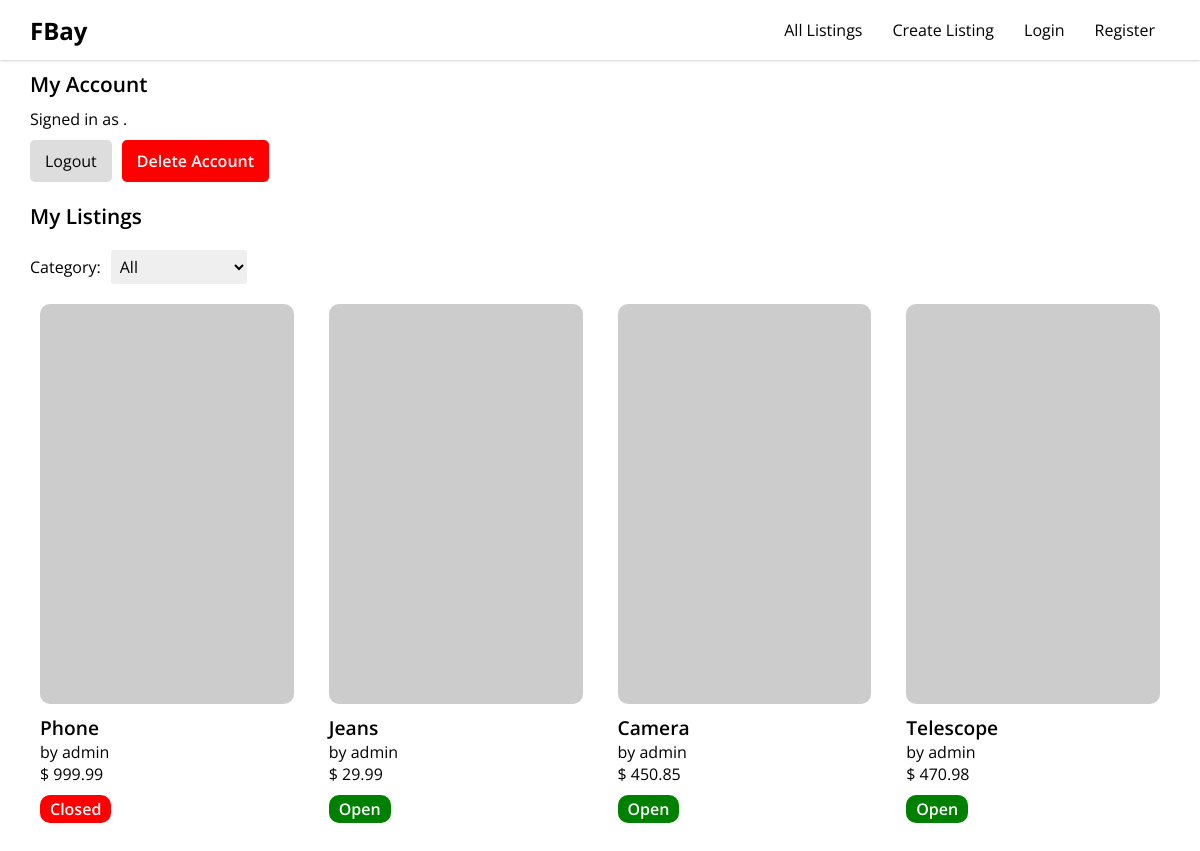
Screenshot of /account/1 with the database file from the repository.
### auctions/models.py (models this page shows)
class Listing(models.Model):
    id = models.AutoField(primary_key=True)
    title = models.CharField(max_length=100, blank=True, null=True)
    userID = models.IntegerField(blank=True, null=True)
    username = models.CharField(max_length=100, blank=True, null=True)
    category = models.CharField(max_length=30, blank=True, null=True)
    baseBid = models.FloatField(blank=True, null=True)
    dateCreated = models.DateTimeField(auto_now_add=True, blank=True, null=True)
    image = models.ImageField(null=True, blank=True) #uploads_to= (media)
    userKey = models.ForeignKey(User, on_delete=models.CASCADE)
    isClosed = models.BooleanField(auto_created=False,  blank=True, null=False)
    description = models.CharField(max_length=1000, blank=True, null=True)

### auctions/views.py (the view)
# urls.py: path('account/<userID>', views.renderAccountPage, name='renderAccountPage'),
def renderAccountPage(request, userID):
    if  User.objects.filter(id=userID).exists():
        filter = request.GET.get('filter','null')
        if(filter=='null' or filter=='all'):
            listings = Listing.objects.filter(userID=userID)
        else:
            listings = Listing.objects.filter(category=filter, userID=userID)
        payload = []
        for count in range(listings.count()):
            currentListingObject = listings[count]
            if Bid.objects.filter(listingID=currentListingObject.id ).exists():
                currentHighestBid = Bid.objects.filter(listingID=currentListingObject.id).aggregate(Max('bidValue')).get('bidValue__max')
            else:
                currentHighestBid = Listing.objects.get(id=currentListingObject.id).baseBid
            tempValue = {
                'currentHighestBid': currentHighestBid,
                'id': currentListingObject.id,
                'username': currentListingObject.username,
                'imageURL': str(currentListingObject.image),
                'isClosed': currentListingObject.isClosed,
                'title': currentListingObject.title
            }
            payload.append(tempValue)
        return render(request, 'auctions/Account/account.html', {'payload': payload, 'displayClosed' : True})
    else:
        return redirect('/404')

### auctions/templates/auctions/Account/account.html (shortened to what this page needs)
{% extends "auctions/layout.html" %}
{% load static %}
{% block body %}
    <section class="account center">
        <div class="account inner">
            <h2>My Account</h2>
            <div class="accountDetails">
                <p>Signed in as .</p>
                <div class="buttons">
                    <button id="Logout" onclick="handleLogout()">Logout</button>
                    <button id="DeleteAccount" onclick="handleDelete()">Delete Account</button>
                </div>
            </div>
            <h2>My Listings</h2>
            {% include '../Common/ProductGrid.html' %}
        </div>
    </section>
    <link rel="stylesheet" href="/static/auctions/account.css">
{% endblock %}

### auctions/templates/auctions/layout.html (shortened to what this page needs)
{% load static %}
<!DOCTYPE html>
<html lang="en">
    <head>
        <link href="{% static 'auctions/styles.css' %}" rel="stylesheet">
    </head>
    <body>
        {% include './Common/Header.html' %}
        {% block body %}{% endblock %}
    </body>
</html>

### auctions/templates/auctions/Common/Header.html
{% load static %}
<header class="center">
    <div class="header inner">
        <h2 class="center"><a href="/" class="center">FBay</a></h2>
        <ul>
            <li><a href="/">All Listings</a></li>
            <li><a href="/new">Create Listing</a></li>
            {% if user.is_authenticated %}
                <li><a href="/watchlist">Watch List</a></li>
                <li><a href="/account/{{user.id}}">My Account</a></li>
            {% else %}
                <li><a href="/login">Login</a></li>
                <li><a href="/register">Register</a></li>
            {% endif %}
        </ul>
    </div>
</header>
<link rel="stylesheet" href="/static/auctions/Header.css">

### auctions/templates/auctions/Common/ProductGrid.html (shortened to what this page needs)
{% load static %}
<div class="productGrid outer">
    <div class="filters">
        <form id="filterForm">
            <label for="filter">Category: </label>
            <select name="filter" id="filter" onchange="handleFilter()">
            </select>
        </form>
    </div>
    <div class="productGrid inner">
        {% for listing in payload%}
            {% if displayClosed%}
            <article class="listing" onclick="handleListingClick({{listing.id}})">
                <div class="image outer" style="background-image: url('/media/{{listing.imageURL}}')">
                </div>
                <div class="text">
                    <h3 class="title">{{listing.title}}</h3>
                    <p class="">by {{listing.username}}</p>
                    <p class="bidValue">$ {{listing.currentHighestBid}}</p>
                    {% if not listing.isClosed %}
                    <p class="closedStatus open">Open</p>
                    {% elif listing.isClosed %}
                    <p class="closedStatus closed">Closed</p>
                    {%endif%}
                </div>
            </article>
            {%endif%}
        {% endfor%}
    </div>
</div>
<link rel="stylesheet" href="/static/auctions/ProductGrid.css">

### auctions/static/auctions/styles.css (style rules this page uses)
* { margin: 0; border: 0; padding: 0; text-decoration: none; list-style: none; font-size: 16px; font-weight: normal; color: inherit; font-family: 'Open Sans', sans-serif; letter-spacing: inherit; }
html { background-color: white; }
html, body, #__next { width: 100%; height: fit-content; }
.center { display: flex; align-items: center; justify-content: center; }

### auctions/static/auctions/Header.css (style rules this page uses)
header { height:60px;width:100vw;box-shadow:0 0 3px #aaa }
header .header.inner { width:95%;display:flex;align-items:center;height:100% }
header .header.inner h2 { height:100% }
header .header.inner h2 a { box-sizing:border-box;height:100%;font-size:1.5em;font-weight:700;cursor:pointer }
header .header.inner ul { margin-left:auto;display:flex;align-items:center;height:100% }
header .header.inner ul li { height:100% }
header .header.inner ul li a { display:flex;align-items:center;justify-content:center;cursor:pointer;height:100%;padding:0 15px }

### auctions/static/auctions/ProductGrid.css (style rules this page uses)
div.productGrid.outer { width:100%;display:flex;flex-direction:column }
div.productGrid.outer .filters form { display:flex;align-items:center;padding:10px 0 }
div.productGrid.outer .filters form select { margin-left:10px;padding:5px;border-radius:3px;cursor:pointer }
div.productGrid.outer .productGrid.inner { width:100%;display:grid;grid-auto-rows:auto;grid-template-columns:1fr 1fr 1fr 1fr;grid-gap:15px;margin-bottom:40px }
div.productGrid.outer .productGrid.inner .listing { width:100%;display:flex;flex-direction:column;align-items:center;cursor:pointer;box-sizing:border-box;padding:10px }
div.productGrid.outer .productGrid.inner .listing .image.outer { height:400px;width:100%;overflow:hidden;background-color:#ccc;background-position:center;background-size:cover;background-repeat:no-repeat;border-radius:10px;margin-bottom:10px }
div.productGrid.outer .productGrid.inner .listing .text { width:100%;display:flex;flex-direction:column;align-items:flex-start }
div.productGrid.outer .productGrid.inner .listing .text h3 { font-weight:600;font-size:1.2em }
div.productGrid.outer .productGrid.inner .listing .text p.bidValue { font-size:normal }
div.productGrid.outer .productGrid.inner .listing .text p.closedStatus { width:-moz-fit-content;width:fit-content;border-radius:10px;color:#fff;font-weight:600;padding:3px 10px;margin-top:10px }
div.productGrid.outer .productGrid.inner .listing .text p.closedStatus.closed { background-color:red }
div.productGrid.outer .productGrid.inner .listing .text p.closedStatus.open { background-color:green }

### auctions/static/auctions/account.css (style rules this page uses)
section.account { width:100% }
section.account .account.inner { width:95% }
section.account .account.inner h2 { font-size:1.3em;font-weight:600;margin:10px 0 }
section.account .account.inner .accountDetails { display:flex;flex-direction:column;margin-bottom:20px }
section.account .account.inner .accountDetails p { margin-bottom:10px }
section.account .account.inner .accountDetails .buttons { display:flex;align-items:center }
section.account .account.inner .accountDetails .buttons button { padding:10px 15px;border-radius:5px;background-color:#ddd;cursor:pointer }
section.account .account.inner .accountDetails .buttons button:first-of-type { margin-right:10px }
section.account .account.inner .accountDetails .buttons button#DeleteAccount { background-color:red;color:#fff;font-weight:600 }

### rows the page displays
Listing: title "Phone", username "admin", currentHighestBid "999.99"
Listing: title "Jeans", username "admin", currentHighestBid "29.99"
Listing: title "Camera", username "admin", currentHighestBid "450.85"
Listing: title "Telescope", username "admin", currentHighestBid "470.98"
